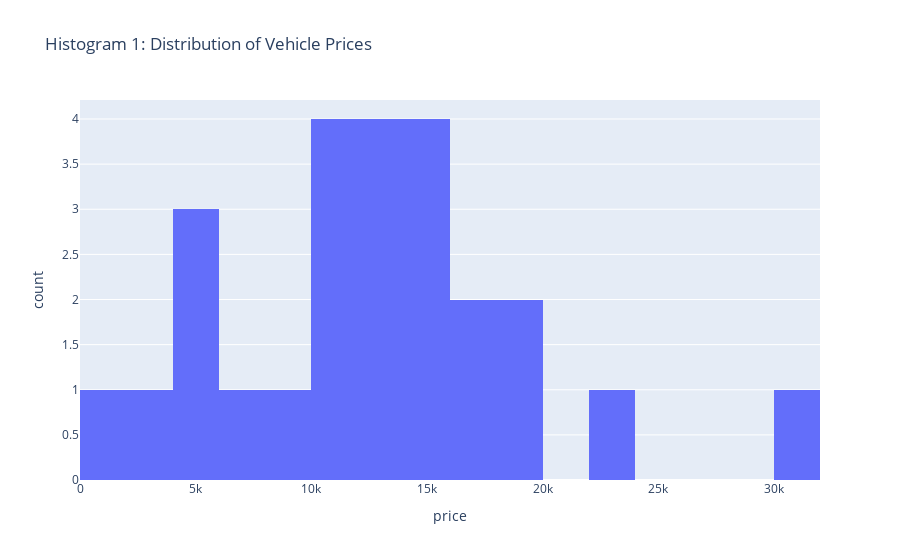

The notebook cell this image was saved under:
### Code cell
# Histogram for Price
fig_price = px.histogram(df, x='price', nbins=20, title='Histogram 1: Distribution of Vehicle Prices')
fig_price.show()

### Figure 1 — Plotly figure (JSON) as saved in the notebook; plotly's stock layout.template omitted (floating-point values rounded to 4 significant figures)
{"data": [{"alignmentgroup": "True", "bingroup": "x", "hovertemplate": "price=%{x}<br>count=%{y}<extra></extra>", "legendgroup": "", "marker": {"color": "#636efa", "pattern": {"shape": ""}}, "name": "", "nbinsx": 20, "offsetgroup": "", "orientation": "v", "showlegend": false, "type": "histogram", "x": [14990, 15990, 19500, 12990, 14990, 13990, 12500, 7500, 5000, 3890, 8000, 11499, 5100, 11200, 10400, 30300, 13000, 16999, 14950, 1900, 23800, 16500, 11950, 4826, 18000], "xaxis": "x", "yaxis": "y"}], "layout": {"barmode": "relative", "legend": {"tracegroupgap": 0}, "title": {"text": "Histogram 1: Distribution of Vehicle Prices"}, "xaxis": {"anchor": "y", "domain": [0, 1], "title": {"text": "price"}}, "yaxis": {"anchor": "x", "domain": [0, 1], "title": {"text": "count"}}}}
